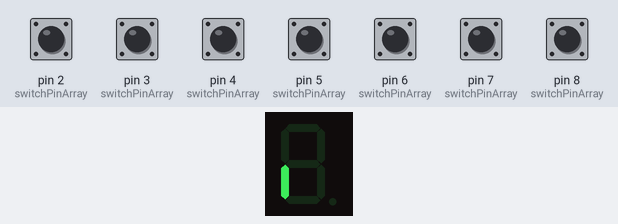
Simulated run of this sketch. Board: Arduino Nano, built with avr-gcc and run on an emulated ATmega328P. Shown: 1-digit seven-segment display. Wiring (inferred from the names in the program): 1-digit 7-segment display, segments lit when HIGH: segments A0, A1, A2, A3, A4, A5, pin 9. The inputs (shaded band) are chosen by the test bench; at power-on: pin 2 (switchPinArray), pin 3 (switchPinArray), pin 4 (switchPinArray), pin 5 (switchPinArray), pin 6 (switchPinArray), pin 7 (switchPinArray), pin 8 (switchPinArray) HIGH. Random numbers use the default seed unless the sketch sets one; the segment pins are drawn as the display they are named for.

Above: at 14.9 s.
16.1 s: pin 2 (switchPinArray) pulled LOW for 3 s
At 21.2 s:
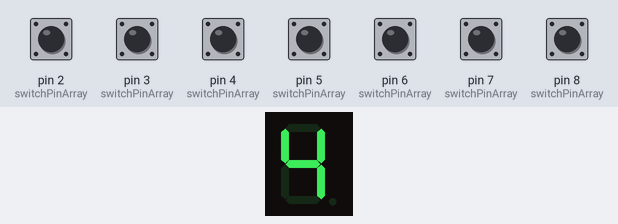
21.5 s: pin 3 (switchPinArray) pulled LOW for 3 s
At 26.8 s:
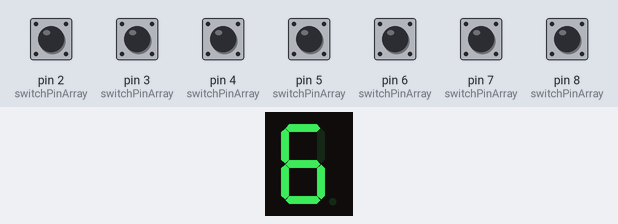
27.1 s: pin 4 (switchPinArray) pulled LOW for 3 s
At 32.4 s:
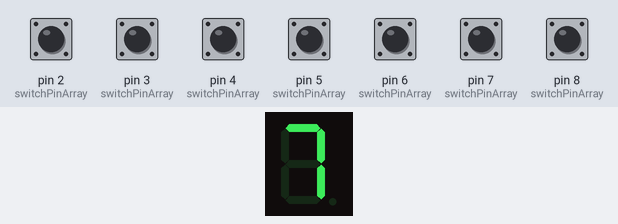
32.7 s: pin 4 (switchPinArray) pulled LOW for 3 s
At 37.9 s:
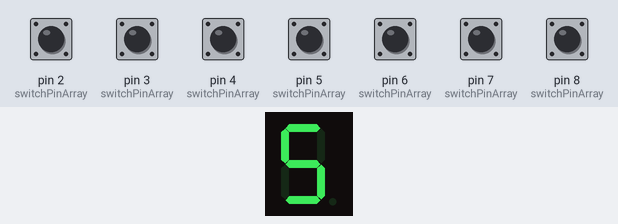
38.3 s: pin 6 (switchPinArray) pulled LOW for 3 s
At 43.3 s:
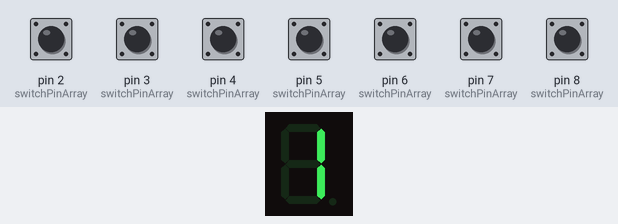

Measured:
- what the display in image 5 shows lasts 1.5 s, from 42.4 s to 43.9 s

The sketch:

ilc_dice_roller.ino
```cpp
const int numPins = 14;             // Number of digital pins inputs x 2
int currentPinStateArray[numPins/2];  // array for state values of pins

int lastPinStateArray[numPins / 2];
char serialDataBuffer[8];  // used as a buffer array

const unsigned long commandTimeout = 3000;  // Timeout period in milliseconds
unsigned long lastCommandTime = 0;

const int switchPinArray[numPins / 2] = { 2, 3, 4, 5, 6, 7, 8 };         // New Pin Numbers
const int outputPinArray[numPins / 2] = { A0, A1, A2, A3, A4, A5, 9 };  // New Pin Numbers wired to 7 seg as a b c d e f g
const int SwitchPowerPin = 10;                                           // new pin number
const int ClkPin = 9;

float newClockSpeed = 0.0;
bool isClockOn = false;

const byte digitPatterns[10] = {
  0b1111110, // 0
  0b0110000, // 1
  0b1101101, // 2
  0b1111001, // 3
  0b0110011, // 4
  0b1011011, // 5
  0b1011111, // 6
  0b1110000, // 7
  0b1111111, // 8
  0b1110011  // 9
};

bool isDiceRollActive = false;
unsigned long lastDiceRollTime = 0;

void setup() {
  SetSwitchPinsToInput();
  SetOutputPinsToOutput();
  pinMode(ClkPin, OUTPUT);
  randomSeed(analogRead(A7));
}

void loop() {
  ReadSwitchStates();
  processSwitchStates();

  if (!isDiceRollActive || millis() - lastDiceRollTime > 3000) { // 3000 ms since last dice roll
    spinAnimation();
  }
}

void spinAnimation() {
  for (int i = 0; i < 6; i++) {
    digitalWrite(outputPinArray[i], HIGH);
    delay(200);  // Short delay between segments
    digitalWrite(outputPinArray[i], LOW);
  }
}


void ReadSwitchStates() {

  //lastPinStateArray[] = currentPinStateArray[];  // store last state of pins

  // Read and store each state of pin into statArray(is Printed later)
  for (int i = 0; i < numPins / 2; i++) {
    currentPinStateArray[i] = digitalRead(switchPinArray[i]);
  }
}

void processSwitchStates() {
  isDiceRollActive = false;
  for (int i = 0; i < numPins / 2; i++) {
    if (currentPinStateArray[i] != lastPinStateArray[i]) {
      lastPinStateArray[i] = currentPinStateArray[i];
      if (currentPinStateArray[i] == HIGH) {
        isDiceRollActive = true;
        lastDiceRollTime = millis();
        int result;
        switch(i) {
          case 0:
            result = getRandomInt(1, 5);
            break;
          case 1:
            result = getRandomInt(1, 7);
            break;
          case 2:
            result = getRandomInt(1, 9);
            break;
          case 3:
            result = getRandomInt(1, 11);
            break;
          case 4:
            result = getRandomInt(1, 13);
            break;
          case 5:
            result = getRandomInt(1, 21);
            break;
          case 6:
            result = getRandomInt(1, 101);
            break;
        }
        setOutputPinsToNumber(result);
      }
    }
  }
}

int getRandomInt(int min, int max) {
  int randomInt = random(min, max);
  return randomInt;
}


void setOutputPinsToNumber(int num) {
  clearDisplay(); // Ensure all segments are off before displaying new number
  String numStr = String(num);
  for (int i = 0; i < numStr.length(); i++) {
    int digit = numStr.charAt(i) - '0';
    displayDigit(digit);
    delay(1500);
    clearDisplay();
  }
  digitalWrite(outputPinArray[6], HIGH);
  delay(500);
  digitalWrite(outputPinArray[6], LOW);
}

void displayDigit(int digit) {
  byte pattern = digitPatterns[digit]; // Get the pattern for the digit
  for (int i = 0; i < 7; i++) {
    digitalWrite(outputPinArray[i], bitRead(pattern, 6 - i)); // Set each segment
  }
}

void clearDisplay() {
  for (int i = 0; i < 7; i++) {
    digitalWrite(outputPinArray[i], LOW); // Turn off all segments

  }

}


void SetSwitchPinsToInput() {  // Sets switch pins to INPUT

  for (int i = 0; i < numPins / 2; i++) {
    digitalWrite(switchPinArray[i], LOW);
    pinMode(switchPinArray[i], INPUT);
  }
  // delay(500);
  digitalWrite(SwitchPowerPin, HIGH);  // turns back on manual mode

}


void SetOutputPinsToOutput() {  //

  for (int i = 0; i < numPins / 2; i++) {
    pinMode(outputPinArray[i], OUTPUT);
    digitalWrite(outputPinArray[i], LOW);
  }
}


void resetStateArray() {
  for (int i = 0; i < numPins / 2; i++) {
    currentPinStateArray[i] = 0;
    currentPinStateArray[i + 7] = 0;
  }
}


void setClk(float freq) {
  TCCR1A = 0x41;                // Change to use COM1A1:0 bits for OCR1A (pin 9)
  TCCR1B = 0x14;                // Same as before, as we are still using Timer 1
  OCR1A = 0x7A12 / (freq * 2);  // Set frequency for pin 9
  OCR1B = OCR1A * 0.5;          // This line now affects pin 10 instead of pin 9
  isClockOn = true;
}

void offClk() {

  TCCR1A = 0x00;   // Reset TCCR1A to default
  TCCR1B = 0x00;   // Reset TCCR1B to default
  OCR1A = 0x0000;  // Reset OCR1A to default
  OCR1B = 0x0000;  // Reset OCR1B to default
  delay(10);
  digitalWrite(ClkPin, LOW);
  isClockOn = false;
}
```
